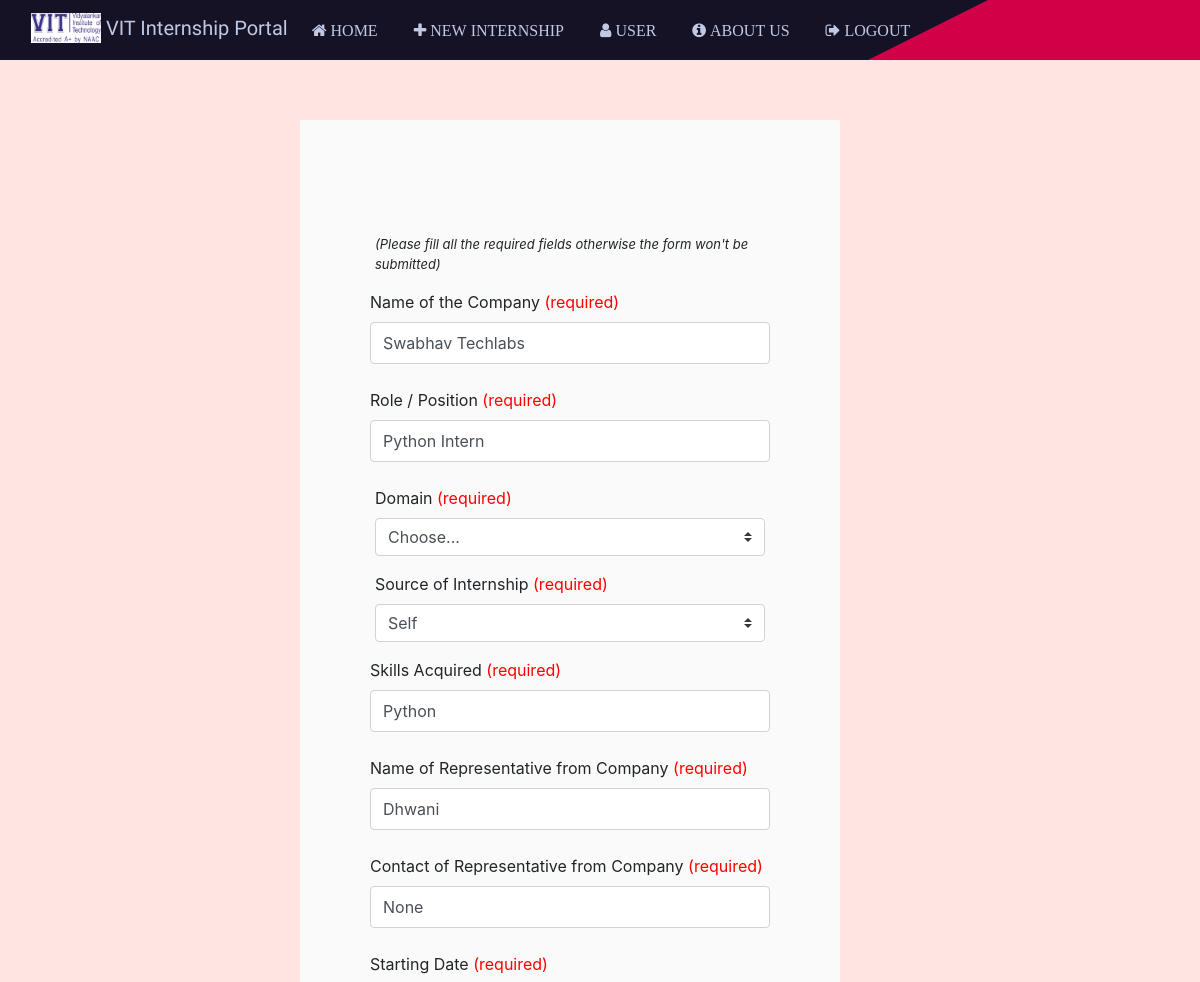
Before: /updateinternship/14 (signed in, upper part) with the older database file.
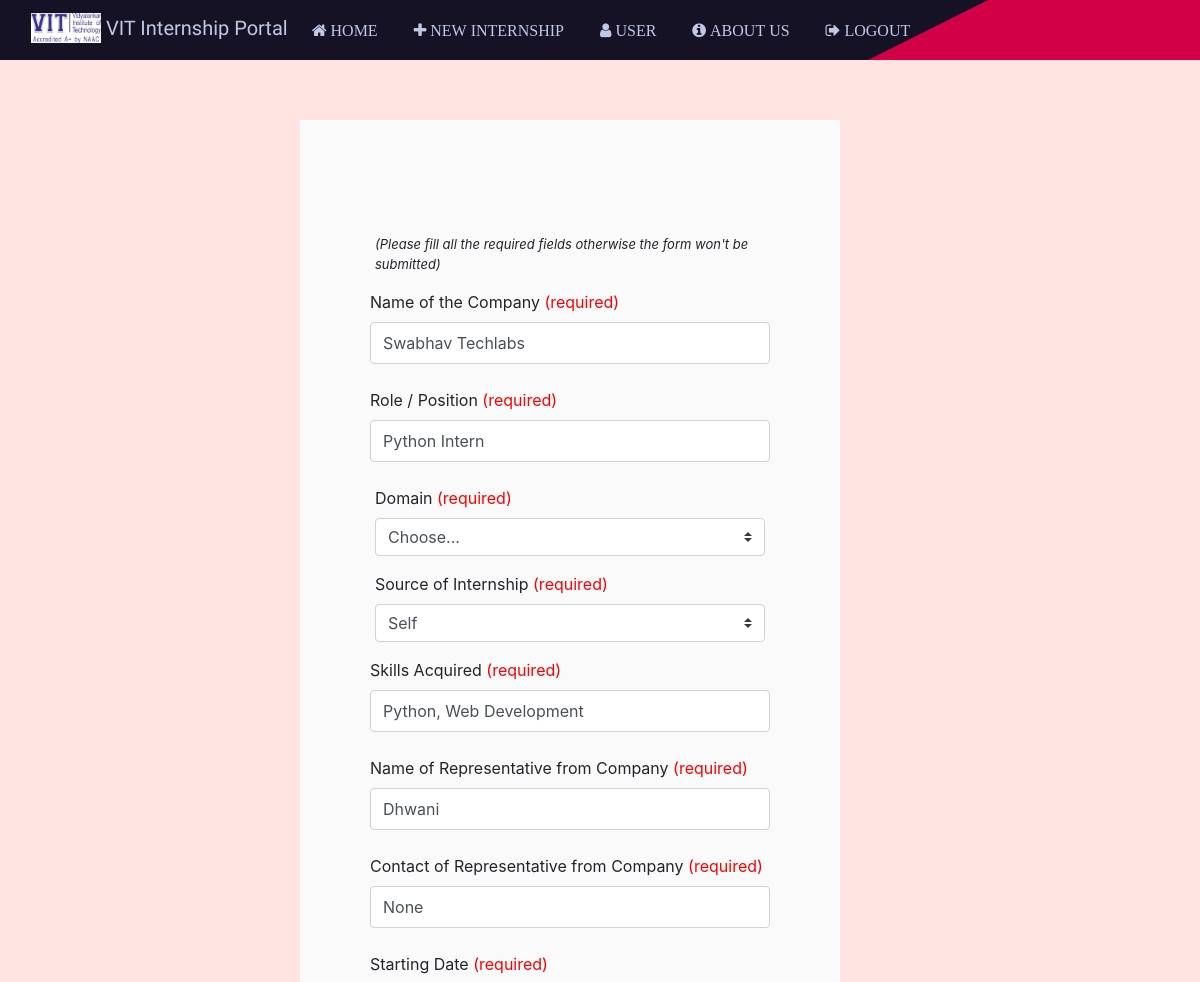
After: the same page with the newer database file.
### app.py (models this page shows)
class Internships(db.Model):
    id = db.Column(db.Integer, primary_key=True)
    user_id = db.Column(db.Integer)
    companyname = db.Column(db.Text)
    position = db.Column(db.Text)
    domain = db.Column(db.Text)
    source = db.Column(db.Text)
    skills_acquired = db.Column(db.Text)
    companyrepresentative_name = db.Column(db.Text)
    companyrepresentative_contact = db.Column(db.Text)
    startdate = db.Column(db.Date)
    enddate = db.Column(db.Date)
    offerletter = db.Column(db.LargeBinary)
    offerletter_filename = db.Column(db.Text)
    completioncert = db.Column(db.LargeBinary)
    completioncert_filename = db.Column(db.Text)
    feedback = db.Column(db.Text)
    workenv = db.Column(db.Integer)
    satisfied = db.Column(db.Text)
    recommendation = db.Column(db.Text)
    typeofinternship = db.Column(db.Text)

### app.py (the view, shortened to what this page needs)
@app.route('/updateinternship/<int:id>', methods=['GET', 'POST'])
@login_required
def updateinternship(id):
    internship = Internships.query.filter_by(id=id).first()
    print(internship.companyname)
    return render_template('updateinternship.html', internship=internship)

### app.py (called while the page is built)
@login_manager.user_loader
def load_user(user_id):
    return Users.query.get(int(user_id))

### templates/updateinternship.html (shortened to what the changed rows need)
<!DOCTYPE html>
<html lang="en">
  <head>
    <link rel="stylesheet" href="../static/css/styles.css" />
    <link rel="stylesheet" href="../static/css/newinternship.css" />
    <link
      rel="stylesheet"
      href="https://cdnjs.cloudflare.com/ajax/libs/font-awesome/4.7.0/css/font-awesome.min.css"
    />
    <link
      rel="stylesheet"
      href="https://maxcdn.bootstrapcdn.com/bootstrap/4.0.0/css/bootstrap.min.css"
    />
  </head>
  <body style="background-color: #ffe4e1">
    <div class="wrapper">
      <form method="POST" enctype="multipart/form-data">
        <div id="wizard">
          <section>
            <div class="form-row">
              <label
                >Name of the Company
                <span style="color: red">(required)</span></label
              >
              <input
                name="companyname"
                type="text"
                class="form-control"
                value="{{internship.companyname}}"
                required
              />
            </div>
            <div class="form-row">
              <label
                >Role / Position
                <span style="color: red">(required)</span></label
              >
              <input
                name="position"
                type="text"
                class="form-control"
                placeholder="ex - Web Development Intern, Business Analyst, Python Intern"
                value="{{internship.position}}"
                required
              />
            </div>
            <div class="form-row">
              <label
                >Skills Acquired
                <span style="color: red">(required)</span></label
              >
              <input
                name="skills_acquired"
                type="text"
                class="form-control"
                placeholder="ex- Machine learning, Marketing etc"
                value="{{internship.skills_acquired}}"
                required
              />
            </div>
          </section>
          <section>
            <div class="form-row">
              <label
                >Name of Representative from Company
                <span style="color: red">(required)</span></label
              >
              <input
                name="companyrepresentative_name"
                type="text"
                class="form-control"
                placeholder="Name of Representative from Company"
                value="{{internship.companyrepresentative_name}}"
                required
              />
            </div>
            <div class="form-row">
              <label
                >Contact of Representative from Company
                <span style="color: red">(required)</span></label
              >
              <input
                name="companyrepresentative_contact"
                type="text"
                class="form-control"
                placeholder="Contact of Representative from Company"
                value="{{internship.companyrepresentative_contact}}"
                required
              />
            </div>
          </section>
        </div>
      </form>
    </div>
  </body>
</html>

Changed rows visible on the page:
changed Internships "Swabhav Techlabs": skills_acquired "Python" → "Python, Web Development"
